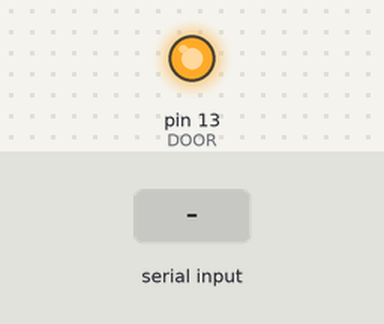
Bench run of a sketch on a simulated Arduino Uno, built with avr-gcc and run on an emulated ATmega328P. On the bench: output pins drawn as LEDs (lit = HIGH). Inputs (shaded band) come from the test bench.

Above: at 1.2 s.
1.3 s: "closeDoor\n" received over Serial
At 1.6 s:
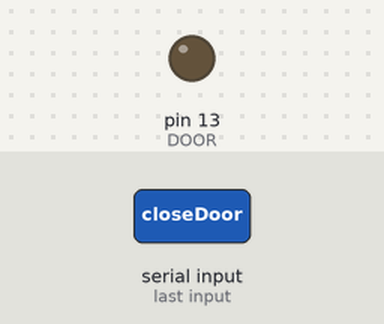
2.8 s: "openDoor\n" received over Serial
At 4.0 s:
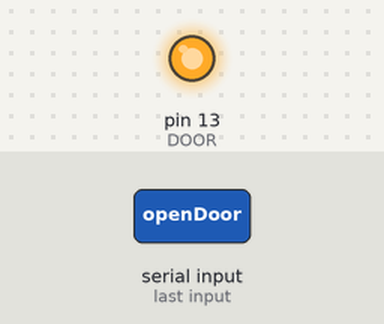
Timing chart, 0 to 5.8 s (numbered marks = the images above; inputs shaded):
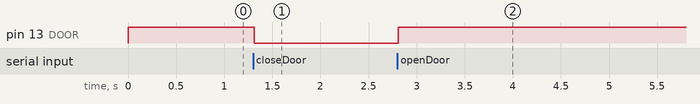

The sketch:

door.ino
```cpp
#include <string.h>

String incoming = "";

const int DOOR = 13;

void setup() {
    Serial.begin(9600);
    Serial.setTimeout(50);
    pinMode(DOOR, OUTPUT);
    reset();
}

void loop() {
    while (Serial.available() > 0) {
        int inChar = Serial.read();

        if (inChar == '\n') {
            if(incoming == "reset") {
                reset();
                Serial.println("reset");
                Serial.println("RELAY");
            } else if(incoming == "closeDoor") {
                closeDoor();
            } else if(incoming == "openDoor") {
                openDoor();
            }
            // clear the string for new input:
            incoming = "";
        } else {
            incoming += (char)inChar;
        }
    }
}

void closeDoor() {
    digitalWrite(DOOR, LOW);
}

void openDoor() {
    digitalWrite(DOOR, HIGH);
}

void reset() {
    openDoor();
}
```

Measured:
- after the input at 1.3 s, pin 13 (DOOR): HIGH → LOW at once
- after the input at 2.8 s, pin 13 (DOOR): LOW → HIGH at once
